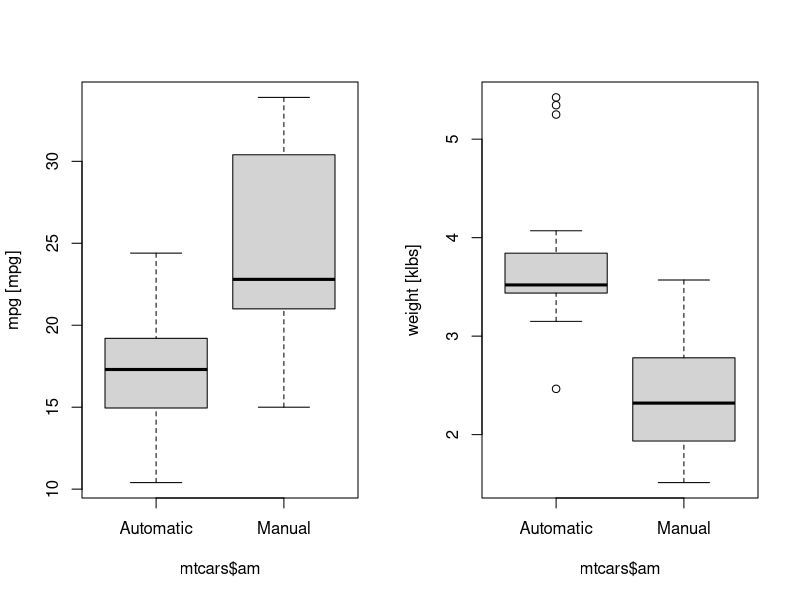
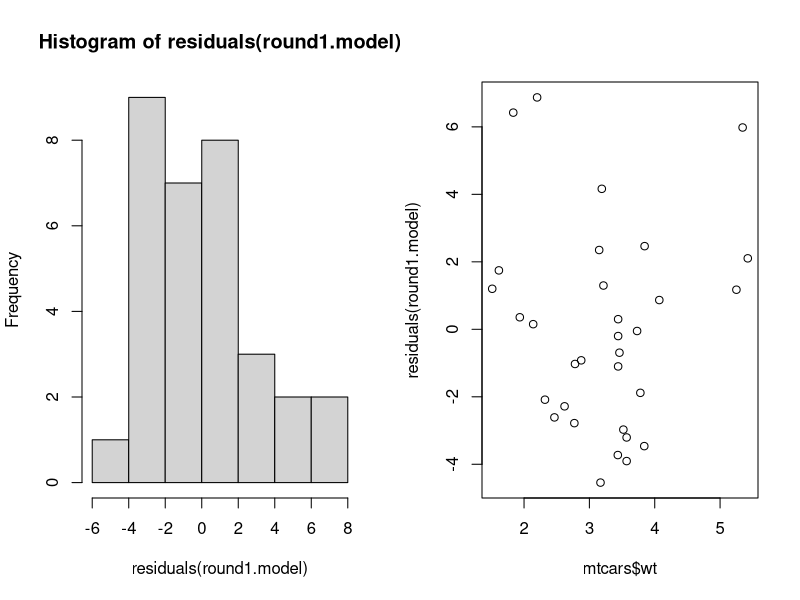
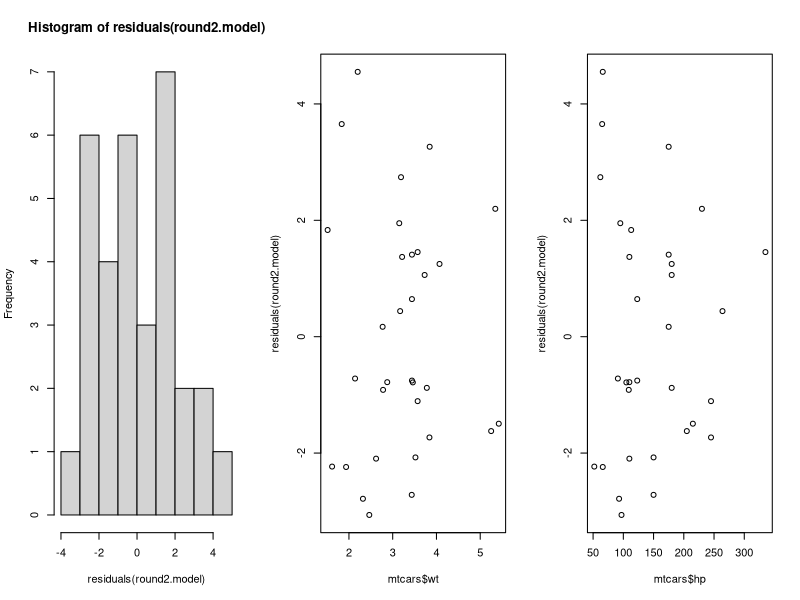

These charts were generated, in order, by the following R code:
## ---- chunk 1

knitr::opts_chunk$set(echo = TRUE)

# Create a function to fit, summarize, and sort models from input variables
FitAndSortModels <- function(data, response, predictors.unique,
                             predictors.repeat = NULL) {
  # Assembles formulas to be used as input for lm, fits models, displays summary
  # statistics side-by-side, and sorts the result by decreasing adj. R-squared
  #
  # Args:
  #   data: the data set containing the variables, passed to lm
  #   response: A chr vector of the variable to be predicted by the others
  #   predictors.unique: A chr vector of variables to iterate (fit 1 model each)
  #   predictors.repeat: A chr vector of variables to repeat in all models
  #
  # Returns:
  #   A tibble containing the model formulas, model objects, and summary stats
  #
  # First build a vector of formulas from the character vectors of variables
  formula.vector <- MakeLmInput(response = response,
                                predictors.unique = predictors.unique,
                                predictors.repeat = predictors.repeat)
  # Next make a tibble which stores the model results alongside the formulas
  table.1 <- tibble(model.name = formula.vector) %>%
    mutate(model.object = map(model.name, lm, data = data))
  # Next make a tibble which collects summary statistics for each model
  table.2 <- table.1$model.object %>%  # List of the models
    map(GetModelStats) %>%  # Apply function to each element, output as list
    bind_rows()  # Condense the list down to a tibble
  # Lastly bind the two tibbles together and sort by decreasing adj. R-Squared
  result <- bind_cols(table.1, table.2) %>%
    arrange(desc(Ad.R.Squared))
  result  # Return the tibble
}

# Create a function to assemble lm formulas from input varibles
MakeLmInput <- function(response, predictors.unique, predictors.repeat = NULL) {
  # Assembles character vectors into formulas to be used as input for lm
  #
  # Args:
  #   response: A chr vector of the variable to be predicted by the others
  #   predictors.unique: A chr vector of variables to iterate (fit 1 model each)
  #   predictors.repeat: A chr vector of variables to appear in all models
  #
  # Returns:
  #   A character vector of "formulas" which can be coerced into actual
  #   formulas by lm.
  #
  # The pasting is slightly different depending if any variables will be
  # repeated in all the models, the if statement below handles this
  if (is.null(predictors.repeat)) {
    repeated.portion <- paste(response, "~") # Looks like "mpg ~"
    separator <- " "  # Additional varible is added to the right with a space
  } else {
    repeated.portion <- paste(predictors.repeat, collapse = " + ") %>%
      paste(response, ., sep = " ~ ")  # Looks like "mpg ~ var"
    separator <- " + "  # Additonal variable is added to the right with "+"
  }
  # The variables are pasted below, the repeated portion is recycled for each of
  # the unique predictors. The output vector has length(predictors.unique)
  paste(repeated.portion, predictors.unique, sep = separator)
}

# Create a function to collect summary statistics for an individual model object
GetModelStats <- function(model) {
  # Returns a tibble of stats for given model object
  #
  # Args:
  #   model: an object containing results returned by a model function (e.g. lm)
  #
  # Returns:
  #   A tibble object of the R-Squared, Adj. R-Squared, and p-value of the model
  tibble(R.Squared = summary(model)$r.squared,
         Ad.R.Squared = summary(model)$adj.r.squared,
         model.pvalue = anova(model)$`Pr(>F)`[[1]])  # Easier to get from anova
}

## ---- chunk 2

# Messages suppressed for this code chunk
library(datasets); library(tidyverse); library(car)

data("mtcars")  # Load the data
mtcars <- as_tibble(mtcars, rownames = "vehicle")  # Put row names in a column
str(mtcars)  # Check structure, all numeric besides vehicle names, no NA values

## ---- chunk 3

# Proceed with converting data types
mtcars <- mtcars %>%
  mutate(vs = as.factor(vs)) %>%
  mutate(am = as.factor(am)) %>%
  mutate(gear = as.factor(gear))

# Convert the zeros and ones of cateogrical variables
levels(mtcars$vs) <- c("V-shaped", "Straight")
levels(mtcars$am) <- c("Automatic", "Manual")

## ---- chunk 4

par(mfrow = c(1, 2))  # Setup plot space
boxplot(mtcars$mpg ~ mtcars$am, ylab = "mpg [mpg]")  # mpg vs trans type
boxplot(mtcars$wt ~ mtcars$am, ylab = "weight [klbs]")  # wt vs. trans type

## ---- chunk 5

# These plots are commented out to conserve space
# Check how mpg varies with the other variables
#plot(mtcars$mpg ~ mtcars$cyl)  # Negative slope, as expected
#plot(mtcars$mpg ~ mtcars$disp)  # Negative slope, to be expected
#plot(mtcars$mpg ~ mtcars$hp)  # Negative slope, to be expected
#plot(mtcars$mpg ~ mtcars$drat)  # Positively sloped, opposite of expected
#plot(mtcars$mpg ~ mtcars$wt)  # Negative slope, very much expected
#plot(mtcars$mpg ~ mtcars$qsec)  # Generally positive, faster cars consume more
#plot(mtcars$mpg ~ mtcars$vs)  # Strong relationship, but that is not expected
#plot(mtcars$mpg ~ mtcars$am)  # Strong relationship, but that is not expected
#plot(mtcars$mpg ~ mtcars$gear)  # Weak relationship, as expected
#plot(mtcars$mpg ~ mtcars$carb)  # Negative relationship, but not expected

## ---- chunk 6

# First check which variable has the strongest relationship with mpg by itself
# Collect all the predictor variables into a character vector
round1.vars <- mtcars %>%
  select(-vehicle, -mpg) %>%  # Drop the non-predictor variables
  names()
# Fit, summarize, and sort a series of models
round1.table <- FitAndSortModels(data = mtcars, response = "mpg",
                                 predictors.unique = round1.vars)
print(head(round1.table, n = 4))  # mpg ~ wt is the top model
round1.model <- round1.table$model.object[[1]]  # Store the model object

# Check out the residuals of the mpg ~ wt model
par(mfrow = c(1, 2))  # Setup plot space
hist(residuals(round1.model))  # Right skew, ranges from -4.54 to 6.87
plot(residuals(round1.model) ~ mtcars$wt)  # V shape high at ends low in center
rm(round1.vars, round1.table, round1.model)

## ---- chunk 7

# Build a character vector of the interaction terms
round2.interactions <- c("cyl * disp", "disp * hp", "disp * wt", "disp * qsec",
                          "hp * wt", "hp * carb", "hp * qsec", "drat * wt",
                          "drat * qsec", "wt * qsec", "wt * vs", "wt * am",
                          "wt * gear", "wt * carb", "qsec * am", "qsec * gear",
                          "qsec * carb")
# Consolidate into a single character vector of variables
round2.vars <- mtcars %>%
  select(-vehicle, -mpg, -wt) %>%  # Reduce to only the repeated vars
  names() %>%  # Extract main variables
  c(round2.interactions)  # Add in interaction effects
# Fit, summarize, and sort a series of models
round2.table <- FitAndSortModels(data = mtcars, response = "mpg",
                                 predictors.unique = round2.vars,
                                 predictors.repeat = "wt")
print(head(round2.table, n = 4))  # mpg ~ wt + hp + wt * hp is the top model
round2.model <- round2.table$model.object[[1]]  # Store the model object
rm(round2.interactions, round2.vars, round2.table)

## ---- chunk 8

# Text results are hidden for this code chunk
# Check anova results for the nested model series: mpg ~ wt + hp + hp * wt
test1 <- lm(mpg ~ wt, mtcars)
test2 <- lm(mpg ~ wt + hp, mtcars)
test3 <- lm(mpg ~ wt + hp + hp * wt, mtcars)
anova(test1, test2, test3)  # Anova suggests keeping all of the terms
rm(test1, test2, test3)

# Check out the residuals
par(mfrow = c(1, 3))  # Setup plot space
hist(residuals(round2.model))  # Right skew, ranges from -3.06 to 4.55
plot(residuals(round2.model) ~ mtcars$wt)  # Looks like random noise
plot(residuals(round2.model) ~ mtcars$hp)  # Somewhat triangular

## ---- chunk 9

part4.model <- lm(mpg ~ hp + wt + hp * wt + am, data = mtcars)
print(summary(part4.model))  # coef of amManual is 0.13, pvalue is 0.9259
print(anova(round2.model, part4.model))  # p-value 0.93
